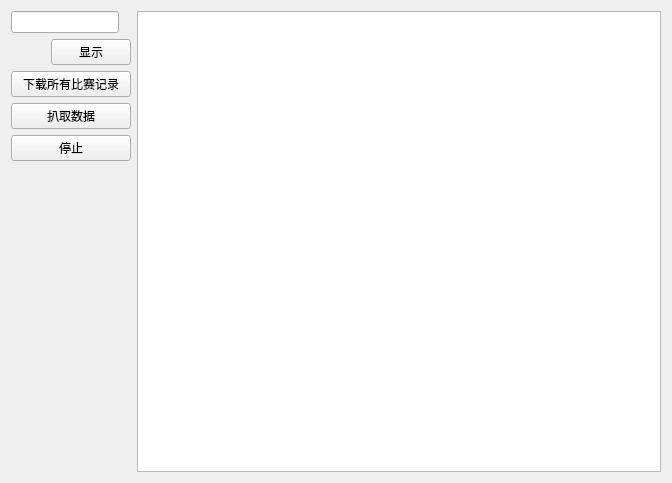
<?xml version="1.0" encoding="UTF-8"?>
<ui version="4.0">
 <class>View_PlayerMatchHistory</class>
 <widget class="QWidget" name="View_PlayerMatchHistory">
  <property name="geometry">
   <rect>
    <x>0</x>
    <y>0</y>
    <width>672</width>
    <height>483</height>
   </rect>
  </property>
  <property name="windowTitle">
   <string>Form</string>
  </property>
  <layout class="QGridLayout" name="gridLayout">
   <item row="0" column="0">
    <layout class="QVBoxLayout" name="verticalLayout">
     <property name="sizeConstraint">
      <enum>QLayout::SetMaximumSize</enum>
     </property>
     <item>
      <widget class="QLineEdit" name="lineEdit">
       <property name="sizePolicy">
        <sizepolicy hsizetype="Maximum" vsizetype="Fixed">
         <horstretch>0</horstretch>
         <verstretch>0</verstretch>
        </sizepolicy>
       </property>
       <property name="minimumSize">
        <size>
         <width>50</width>
         <height>20</height>
        </size>
       </property>
      </widget>
     </item>
     <item>
      <layout class="QHBoxLayout" name="horizontalLayout">
       <item>
        <spacer name="horizontalSpacer">
         <property name="orientation">
          <enum>Qt::Horizontal</enum>
         </property>
         <property name="sizeType">
          <enum>QSizePolicy::Maximum</enum>
         </property>
         <property name="sizeHint" stdset="0">
          <size>
           <width>40</width>
           <height>20</height>
          </size>
         </property>
        </spacer>
       </item>
       <item>
        <widget class="QPushButton" name="ShowHistory">
         <property name="text">
          <string>显示</string>
         </property>
        </widget>
       </item>
      </layout>
     </item>
     <item>
      <widget class="QPushButton" name="downloadMatches">
       <property name="text">
        <string>下载所有比赛记录</string>
       </property>
      </widget>
     </item>
     <item>
      <widget class="QPushButton" name="fetchData">
       <property name="text">
        <string>扒取数据</string>
       </property>
      </widget>
     </item>
     <item>
      <widget class="QPushButton" name="stopFetch">
       <property name="text">
        <string>停止</string>
       </property>
      </widget>
     </item>
     <item>
      <spacer name="verticalSpacer">
       <property name="orientation">
        <enum>Qt::Vertical</enum>
       </property>
       <property name="sizeHint" stdset="0">
        <size>
         <width>20</width>
         <height>40</height>
        </size>
       </property>
      </spacer>
     </item>
    </layout>
   </item>
   <item row="0" column="1">
    <widget class="QListWidget" name="listWidget"/>
   </item>
  </layout>
 </widget>
 <resources/>
 <connections/>
</ui>
